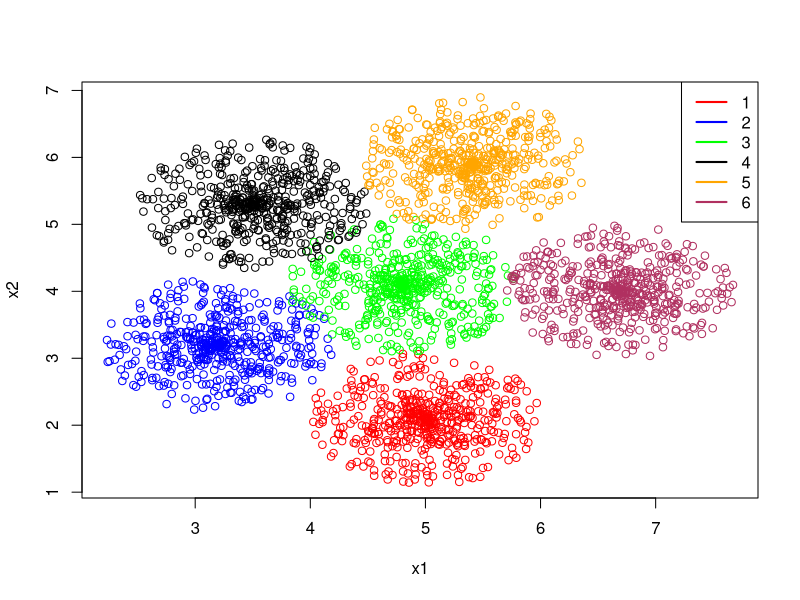

The R source for this figure:
###########################################
#
# Artificial data set 1: six petals, one in the middle; some degree of overlapping
##########################################

discNorm <- function(N, C, R) {
  #rho <- rnorm(N, sd = sqrt(R))^2
  rho <- runif(N, 0, R)
  theta <- runif(N, 0, 2) * pi
  x <- rho * cos(theta) + C[1]
  y <- rho * sin(theta) + C[2]
  
  l <- data.frame(x,y)
  return (l)
}

N <- 500
R <- 1

centers <- matrix(c(5,2.1, 3.2,3.2, 4.8,4.1, 3.5,5.3, 5.4,5.9, 6.7,4.0),nrow = 6,ncol = 2,byrow = T)
cols <- c("red", "blue", "green", "black", "orange", "maroon")
classs <- c(1, 2, 3, 4, 5, 6)

set.seed(123)
df <- data.frame()
for (row in 1:nrow(centers)) {
  C <- centers[row,]
  g <- discNorm(N, C, R)
  col <- rep(cols[row], N)
  class <- rep(classs[row], N)
  g <- cbind(g, col, class)
  df <- rbind(df,g)
}

df.inicol <- df$col
plot(df$x, df$y, xlab = 'x1', ylab = 'x2', col = as.vector(df.inicol))
legend(x = "topright", NULL,legend = classs, 
       lty = rep(1, length(classs)), 
       lwd = rep(2, length(classs)),
       col=as.vector(cols))



df$col <- NULL
df$class <- factor(df$class)

#randomly divide into p% for training, (1-p)% for testing
set.seed(2017)
p <- 0.9
train <- sample(nrow(df), p*nrow(df))
#store each fragment of data 
df.train <- df[train,]
df.test <- df[-train,]
